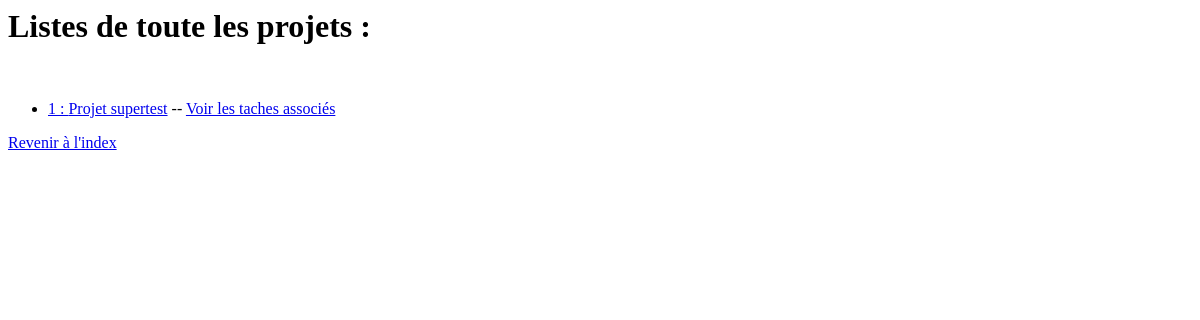
The page /projet on the database as committed earlier.
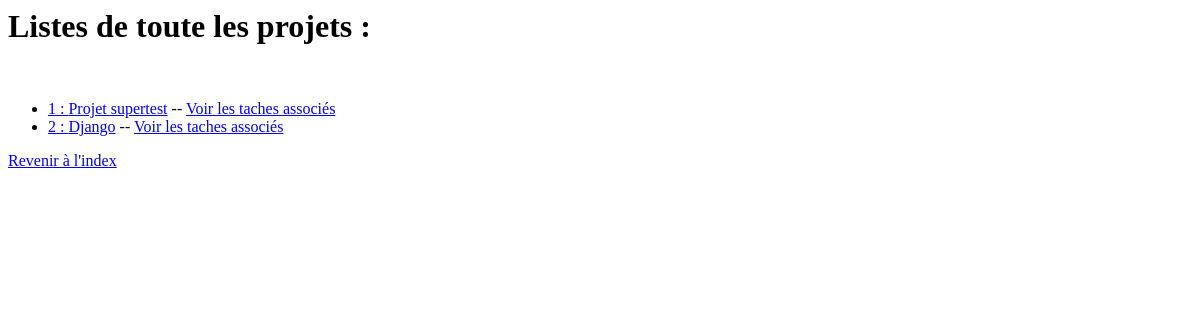
The same page on the database as committed later.
### app/models.py (models this page shows, shortened)
class Projet(models.Model):
    id = models.BigAutoField(primary_key=True) #clé primaire de l'entité autoincrémentée
    libelle = models.CharField(max_length=250, default="Projet sans nom")
    date_livraison = models.DateField(null=False)
    FINI = 'FINI'
    ENCOURS = 'EN COURS'
    ACOMMENCER = 'A COMMENCER'
    STATUT_CHOICES = (
        (FINI, 'FINI'),
        (ENCOURS, 'EN COURS'),
        (ACOMMENCER, 'A COMMENCER')
    )
    status = models.CharField(
        choices=STATUT_CHOICES,
        default=ACOMMENCER,
        max_length=200
    )
    etat_avancement = models.IntegerField(null=False, default=1)
    date_debut = models.DateTimeField(auto_now_add=True)
    responsable = models.ForeignKey(Personne,null=True,blank=True, on_delete=models.SET_NULL)

### app/views.py (the view)
# urls.py: path('projet', views.projetListDetailView.as_view(),name='projet-list'),
class projetListDetailView(generic.list.ListView):
    model=Projet
    template_name='projet_list.html'
    def get_context_data(self, **kwargs):
        context = super().get_context_data(**kwargs)
        return context

### app/templates/projet_list.html (shortened to what this page needs)
<h1>Listes de toute les projets : </h1>
<ul>
{% for projet in object_list %}
   <li> <a href='../projet/{{ projet.id }}'>{{projet.id}} : {{ projet.libelle }}</a> -- <a href='../tacheByProjet/{{ projet.id }}'> Voir les taches associés</a></li>
{% empty %}
    <li>Aucune projet</li>
{% endfor %}
</ul>
<a href='../'> Revenir à l'index </a>

Rows that differ between the two databases and show on the page:
added Projet: id "2", libelle "Django"
